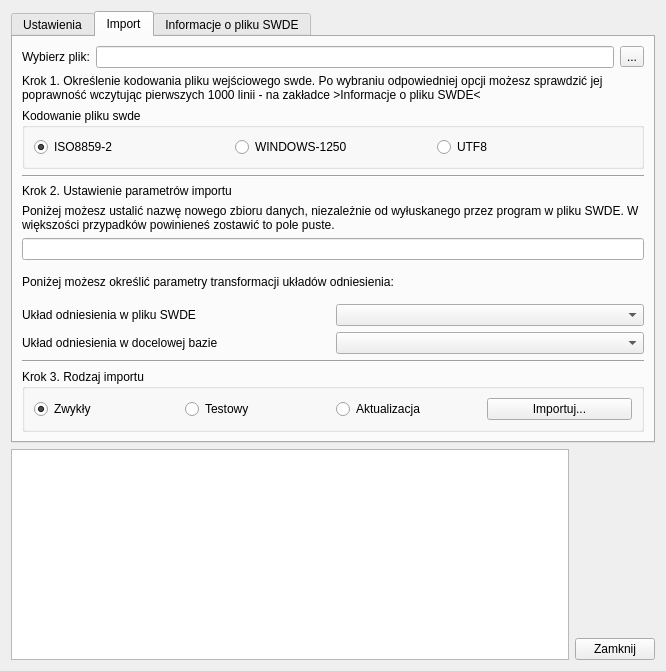
<?xml version="1.0" encoding="UTF-8"?>
<ui version="4.0">
 <class>SWDEImport2DialogBase</class>
 <widget class="QDialog" name="SWDEImport2DialogBase">
  <property name="geometry">
   <rect>
    <x>0</x>
    <y>0</y>
    <width>666</width>
    <height>671</height>
   </rect>
  </property>
  <property name="windowTitle">
   <string>SWDE Import v2</string>
  </property>
  <layout class="QVBoxLayout" name="verticalLayout_20">
   <item>
    <widget class="QTabWidget" name="tabWidget">
     <property name="currentIndex">
      <number>1</number>
     </property>
     <widget class="QWidget" name="tabSettings">
      <attribute name="icon">
       <iconset>
        <normaloff>:/plugins/swdeimport/preferences-other.png</normaloff>:/plugins/swdeimport/preferences-other.png</iconset>
      </attribute>
      <attribute name="title">
       <string>Ustawienia</string>
      </attribute>
      <layout class="QVBoxLayout" name="verticalLayout">
       <item>
        <widget class="QTabWidget" name="tabWidget_2">
         <property name="currentIndex">
          <number>0</number>
         </property>
         <widget class="QWidget" name="tabDBSettings">
          <attribute name="title">
           <string>Ustawienia</string>
          </attribute>
          <layout class="QVBoxLayout" name="verticalLayout_17">
           <item>
            <layout class="QVBoxLayout" name="verticalLayout_3">
             <item>
              <widget class="QLabel" name="label">
               <property name="text">
                <string>Uwaga - ustawienia poniższe dotyczą wszystkich wtyczek z grupy SWDE</string>
               </property>
               <property name="wordWrap">
                <bool>true</bool>
               </property>
              </widget>
             </item>
             <item>
              <layout class="QVBoxLayout" name="verticalLayout_2">
               <item>
                <layout class="QHBoxLayout" name="horizontalLayout_4">
                 <item>
                  <widget class="QLabel" name="label_2">
                   <property name="text">
                    <string>Serwer pgSQL</string>
                   </property>
                  </widget>
                 </item>
                 <item>
                  <widget class="QLineEdit" name="leditDBServer"/>
                 </item>
                </layout>
               </item>
               <item>
                <layout class="QHBoxLayout" name="horizontalLayout_5">
                 <item>
                  <widget class="QLabel" name="label_3">
                   <property name="text">
                    <string>Port</string>
                   </property>
                  </widget>
                 </item>
                 <item>
                  <widget class="QLineEdit" name="leditDBPort">
                   <property name="maximumSize">
                    <size>
                     <width>60</width>
                     <height>16777215</height>
                    </size>
                   </property>
                   <property name="text">
                    <string>5432</string>
                   </property>
                  </widget>
                 </item>
                 <item>
                  <widget class="QLabel" name="label_19">
                   <property name="text">
                    <string>Baza</string>
                   </property>
                  </widget>
                 </item>
                 <item>
                  <widget class="QLineEdit" name="leditDBBaseName"/>
                 </item>
                </layout>
               </item>
               <item>
                <layout class="QHBoxLayout" name="horizontalLayout_6">
                 <item>
                  <widget class="QLabel" name="label_4">
                   <property name="text">
                    <string>Użytkownik</string>
                   </property>
                  </widget>
                 </item>
                 <item>
                  <widget class="QLineEdit" name="leditDBUser"/>
                 </item>
                 <item>
                  <spacer name="horizontalSpacer_3">
                   <property name="orientation">
                    <enum>Qt::Horizontal</enum>
                   </property>
                   <property name="sizeHint" stdset="0">
                    <size>
                     <width>40</width>
                     <height>20</height>
                    </size>
                   </property>
                  </spacer>
                 </item>
                 <item>
                  <widget class="QLabel" name="label_5">
                   <property name="text">
                    <string>hasło</string>
                   </property>
                  </widget>
                 </item>
                 <item>
                  <widget class="QLineEdit" name="leditDBPassword">
                   <property name="echoMode">
                    <enum>QLineEdit::Password</enum>
                   </property>
                  </widget>
                 </item>
                </layout>
               </item>
              </layout>
             </item>
             <item>
              <layout class="QHBoxLayout" name="horizontalLayout_10">
               <item>
                <spacer name="horizontalSpacer_4">
                 <property name="orientation">
                  <enum>Qt::Horizontal</enum>
                 </property>
                 <property name="sizeHint" stdset="0">
                  <size>
                   <width>40</width>
                   <height>20</height>
                  </size>
                 </property>
                </spacer>
               </item>
               <item>
                <layout class="QVBoxLayout" name="verticalLayout_4">
                 <item>
                  <widget class="QPushButton" name="pbtnDBSaveSettings">
                   <property name="text">
                    <string>Zapisz ustawienia</string>
                   </property>
                  </widget>
                 </item>
                </layout>
               </item>
              </layout>
             </item>
            </layout>
           </item>
           <item>
            <layout class="QVBoxLayout" name="verticalLayout_5">
             <item>
              <widget class="QLabel" name="label_7">
               <property name="text">
                <string>Lokalizacja katalogu plików tymczasowych:</string>
               </property>
              </widget>
             </item>
             <item>
              <layout class="QHBoxLayout" name="horizontalLayout_3">
               <item>
                <widget class="QLineEdit" name="leditTmpFolder"/>
               </item>
               <item>
                <widget class="QToolButton" name="tbtnTmpFolder">
                 <property name="text">
                  <string>...</string>
                 </property>
                 <property name="icon">
                  <iconset>
                   <normaloff>:/plugins/swdeimport/document-open.png</normaloff>:/plugins/swdeimport/document-open.png</iconset>
                 </property>
                </widget>
               </item>
              </layout>
             </item>
            </layout>
           </item>
           <item>
            <layout class="QVBoxLayout" name="verticalLayout_6">
             <item>
              <widget class="QLabel" name="label_20">
               <property name="text">
                <string>Lokalizacja programu ogr2ogr (tylko windows)</string>
               </property>
              </widget>
             </item>
             <item>
              <layout class="QHBoxLayout" name="horizontalLayout_11">
               <item>
                <widget class="QLineEdit" name="leditOgr2ogrFile"/>
               </item>
               <item>
                <widget class="QToolButton" name="tbtnOgr2ogrFile">
                 <property name="text">
                  <string>...</string>
                 </property>
                 <property name="icon">
                  <iconset>
                   <normaloff>:/plugins/swdeimport/document-open.png</normaloff>:/plugins/swdeimport/document-open.png</iconset>
                 </property>
                </widget>
               </item>
              </layout>
             </item>
            </layout>
           </item>
           <item>
            <spacer name="verticalSpacer_4">
             <property name="orientation">
              <enum>Qt::Vertical</enum>
             </property>
             <property name="sizeHint" stdset="0">
              <size>
               <width>20</width>
               <height>114</height>
              </size>
             </property>
            </spacer>
           </item>
          </layout>
         </widget>
         <widget class="QWidget" name="tabImportOptions">
          <attribute name="title">
           <string>Opcje importu</string>
          </attribute>
          <layout class="QVBoxLayout" name="verticalLayout_13">
           <item>
            <layout class="QVBoxLayout" name="verticalLayout_22">
             <item>
              <layout class="QHBoxLayout" name="horizontalLayout_7">
               <item>
                <widget class="QLabel" name="label_17">
                 <property name="text">
                  <string>użyj SRID:</string>
                 </property>
                </widget>
               </item>
               <item>
                <widget class="QLineEdit" name="leditSRIDImport">
                 <property name="maximumSize">
                  <size>
                   <width>50</width>
                   <height>16777215</height>
                  </size>
                 </property>
                 <property name="text">
                  <string>2180</string>
                 </property>
                </widget>
               </item>
               <item>
                <spacer name="horizontalSpacer_2">
                 <property name="orientation">
                  <enum>Qt::Horizontal</enum>
                 </property>
                 <property name="sizeHint" stdset="0">
                  <size>
                   <width>40</width>
                   <height>20</height>
                  </size>
                 </property>
                </spacer>
               </item>
              </layout>
             </item>
             <item>
              <layout class="QVBoxLayout" name="verticalLayout_18">
               <item>
                <widget class="QLabel" name="label_13">
                 <property name="text">
                  <string>Opcje importu testowego:</string>
                 </property>
                </widget>
               </item>
               <item>
                <layout class="QHBoxLayout" name="horizontalLayout_2">
                 <item>
                  <widget class="QRadioButton" name="rdbtnTestowyJEW">
                   <property name="text">
                    <string>jednostka ewid.</string>
                   </property>
                   <property name="checked">
                    <bool>true</bool>
                   </property>
                  </widget>
                 </item>
                 <item>
                  <widget class="QRadioButton" name="rdbtnTestowyOBR">
                   <property name="text">
                    <string>obręby</string>
                   </property>
                  </widget>
                 </item>
                 <item>
                  <widget class="QRadioButton" name="rdbtnTestowyDZE">
                   <property name="text">
                    <string>działki</string>
                   </property>
                  </widget>
                 </item>
                </layout>
               </item>
              </layout>
             </item>
             <item>
              <widget class="QGroupBox" name="grbxImportTable">
               <property name="title">
                <string>Wybierz tabele do importu:</string>
               </property>
               <property name="flat">
                <bool>false</bool>
               </property>
               <property name="checkable">
                <bool>false</bool>
               </property>
               <property name="checked">
                <bool>false</bool>
               </property>
               <layout class="QGridLayout" name="gridLayout">
                <item row="1" column="1">
                 <widget class="QCheckBox" name="chckG5udw">
                  <property name="text">
                   <string>g5udw</string>
                  </property>
                  <property name="checked">
                   <bool>true</bool>
                  </property>
                 </widget>
                </item>
                <item row="3" column="3">
                 <widget class="QCheckBox" name="checkBox_20">
                  <property name="text">
                   <string>CheckBox</string>
                  </property>
                 </widget>
                </item>
                <item row="0" column="3">
                 <widget class="QCheckBox" name="chckG5lkl">
                  <property name="text">
                   <string>g5lkl</string>
                  </property>
                 </widget>
                </item>
                <item row="0" column="0">
                 <widget class="QCheckBox" name="chckG5dze">
                  <property name="text">
                   <string>g5dze</string>
                  </property>
                  <property name="checked">
                   <bool>true</bool>
                  </property>
                 </widget>
                </item>
                <item row="3" column="0">
                 <widget class="QCheckBox" name="chckG5jdr">
                  <property name="text">
                   <string>g5jdr</string>
                  </property>
                  <property name="checked">
                   <bool>true</bool>
                  </property>
                 </widget>
                </item>
                <item row="3" column="1">
                 <widget class="QCheckBox" name="chckG5ins">
                  <property name="text">
                   <string>g5ins</string>
                  </property>
                  <property name="checked">
                   <bool>true</bool>
                  </property>
                 </widget>
                </item>
                <item row="1" column="0">
                 <widget class="QCheckBox" name="chckG5obr">
                  <property name="text">
                   <string>g5obr</string>
                  </property>
                  <property name="checked">
                   <bool>true</bool>
                  </property>
                 </widget>
                </item>
                <item row="4" column="1">
                 <widget class="QCheckBox" name="chckG5mlz">
                  <property name="text">
                   <string>g5mlz</string>
                  </property>
                  <property name="checked">
                   <bool>true</bool>
                  </property>
                 </widget>
                </item>
                <item row="4" column="3">
                 <widget class="QCheckBox" name="checkBox_19">
                  <property name="text">
                   <string>CheckBox</string>
                  </property>
                 </widget>
                </item>
                <item row="2" column="2">
                 <widget class="QCheckBox" name="chckG5uzg">
                  <property name="text">
                   <string>g5uzg</string>
                  </property>
                  <property name="checked">
                   <bool>true</bool>
                  </property>
                 </widget>
                </item>
                <item row="2" column="1">
                 <widget class="QCheckBox" name="chckG5osf">
                  <property name="text">
                   <string>g5osf</string>
                  </property>
                  <property name="checked">
                   <bool>true</bool>
                  </property>
                 </widget>
                </item>
                <item row="2" column="3">
                 <widget class="QCheckBox" name="chckG5kkl">
                  <property name="text">
                   <string>g5kkl</string>
                  </property>
                  <property name="checked">
                   <bool>true</bool>
                  </property>
                 </widget>
                </item>
                <item row="0" column="1">
                 <widget class="QCheckBox" name="chckG5udz">
                  <property name="text">
                   <string>g5udz</string>
                  </property>
                  <property name="checked">
                   <bool>true</bool>
                  </property>
                 </widget>
                </item>
                <item row="1" column="2">
                 <widget class="QCheckBox" name="chckG5klu">
                  <property name="text">
                   <string>g5klu</string>
                  </property>
                  <property name="checked">
                   <bool>true</bool>
                  </property>
                 </widget>
                </item>
                <item row="1" column="3">
                 <widget class="QCheckBox" name="chckG5zmn">
                  <property name="text">
                   <string>g5zmn</string>
                  </property>
                 </widget>
                </item>
                <item row="2" column="0">
                 <widget class="QCheckBox" name="chckG5jew">
                  <property name="text">
                   <string>g5jew</string>
                  </property>
                  <property name="checked">
                   <bool>true</bool>
                  </property>
                 </widget>
                </item>
                <item row="4" column="0">
                 <widget class="QCheckBox" name="chckG5adr">
                  <property name="text">
                   <string>g5adr</string>
                  </property>
                  <property name="checked">
                   <bool>true</bool>
                  </property>
                 </widget>
                </item>
                <item row="3" column="2">
                 <widget class="QCheckBox" name="chckG5dok">
                  <property name="text">
                   <string>g5dok</string>
                  </property>
                  <property name="checked">
                   <bool>true</bool>
                  </property>
                 </widget>
                </item>
                <item row="4" column="2">
                 <widget class="QCheckBox" name="chckG5bud">
                  <property name="text">
                   <string>g5bud</string>
                  </property>
                 </widget>
                </item>
                <item row="0" column="2">
                 <widget class="QCheckBox" name="chckG5osz">
                  <property name="text">
                   <string>g5osz</string>
                  </property>
                  <property name="checked">
                   <bool>true</bool>
                  </property>
                 </widget>
                </item>
               </layout>
              </widget>
             </item>
            </layout>
           </item>
           <item>
            <spacer name="verticalSpacer_3">
             <property name="orientation">
              <enum>Qt::Vertical</enum>
             </property>
             <property name="sizeHint" stdset="0">
              <size>
               <width>20</width>
               <height>109</height>
              </size>
             </property>
            </spacer>
           </item>
          </layout>
         </widget>
        </widget>
       </item>
      </layout>
     </widget>
     <widget class="QWidget" name="tabImport">
      <attribute name="icon">
       <iconset>
        <normaloff>:/plugins/swdeimport/system-run.png</normaloff>:/plugins/swdeimport/system-run.png</iconset>
      </attribute>
      <attribute name="title">
       <string>Import</string>
      </attribute>
      <layout class="QVBoxLayout" name="verticalLayout_10">
       <item>
        <layout class="QHBoxLayout" name="horizontalLayout_20" stretch="0,1,0">
         <item>
          <widget class="QLabel" name="label_14">
           <property name="text">
            <string>Wybierz plik:</string>
           </property>
          </widget>
         </item>
         <item>
          <widget class="QLineEdit" name="leditSWDEFile"/>
         </item>
         <item>
          <widget class="QToolButton" name="tbtnWybierzSWDEFile">
           <property name="text">
            <string>...</string>
           </property>
           <property name="icon">
            <iconset>
             <normaloff>:/plugins/swdeimport/document-open.png</normaloff>:/plugins/swdeimport/document-open.png</iconset>
           </property>
          </widget>
         </item>
        </layout>
       </item>
       <item>
        <layout class="QVBoxLayout" name="verticalLayout_8">
         <item>
          <widget class="QLabel" name="label_10">
           <property name="text">
            <string>&lt;html&gt;&lt;head/&gt;&lt;body&gt;&lt;p&gt;Krok 1. Określenie kodowania pliku wejściowego swde. Po wybraniu odpowiedniej opcji możesz sprawdzić jej poprawność wczytując pierwszych 1000 linii - na zakładce &amp;gt;Informacje o pliku SWDE&amp;lt;&lt;/p&gt;&lt;/body&gt;&lt;/html&gt;</string>
           </property>
           <property name="wordWrap">
            <bool>true</bool>
           </property>
          </widget>
         </item>
         <item>
          <layout class="QHBoxLayout" name="horizontalLayout_13">
           <item>
            <widget class="QGroupBox" name="grBxKodowanieSWDE">
             <property name="title">
              <string>Kodowanie pliku swde</string>
             </property>
             <layout class="QHBoxLayout" name="horizontalLayout_14">
              <item>
               <layout class="QHBoxLayout" name="horizontalLayout_12">
                <item>
                 <widget class="QRadioButton" name="rdbtnKodowanieISO">
                  <property name="text">
                   <string>ISO8859-2</string>
                  </property>
                  <property name="checked">
                   <bool>true</bool>
                  </property>
                 </widget>
                </item>
                <item>
                 <widget class="QRadioButton" name="rdbtnKodowanieWindows">
                  <property name="text">
                   <string>WINDOWS-1250</string>
                  </property>
                 </widget>
                </item>
                <item>
                 <widget class="QRadioButton" name="rdbtnKodowanieUTF">
                  <property name="text">
                   <string>UTF8</string>
                  </property>
                 </widget>
                </item>
               </layout>
              </item>
             </layout>
            </widget>
           </item>
          </layout>
         </item>
        </layout>
       </item>
       <item>
        <widget class="Line" name="line_3">
         <property name="orientation">
          <enum>Qt::Horizontal</enum>
         </property>
        </widget>
       </item>
       <item>
        <layout class="QVBoxLayout" name="verticalLayout_9">
         <item>
          <widget class="QLabel" name="label_11">
           <property name="text">
            <string>&lt;html&gt;&lt;head/&gt;&lt;body&gt;&lt;p&gt;Krok 2. Ustawienie parametrów importu&lt;/p&gt;&lt;/body&gt;&lt;/html&gt;</string>
           </property>
          </widget>
         </item>
         <item>
          <widget class="QLabel" name="label_16">
           <property name="text">
            <string>&lt;html&gt;&lt;head/&gt;&lt;body&gt;&lt;p&gt;Poniżej możesz ustalić nazwę nowego zbioru danych, niezależnie od wyłuskanego przez program w pliku SWDE. W większości przypadków powinieneś zostawić to pole puste.&lt;/p&gt;&lt;/body&gt;&lt;/html&gt;</string>
           </property>
           <property name="wordWrap">
            <bool>true</bool>
           </property>
          </widget>
         </item>
         <item>
          <widget class="QLineEdit" name="leditIDZD"/>
         </item>
        </layout>
       </item>
       <item>
        <layout class="QHBoxLayout" name="horizontalLayout_19">
         <item>
          <widget class="QLabel" name="label_12">
           <property name="text">
            <string>&lt;html&gt;&lt;head/&gt;&lt;body&gt;&lt;p&gt;Poniżej możesz określić parametry transformacji układów odniesienia:&lt;/p&gt;&lt;/body&gt;&lt;/html&gt;</string>
           </property>
          </widget>
         </item>
        </layout>
       </item>
       <item>
        <layout class="QHBoxLayout" name="horizontalLayout_15">
         <item>
          <widget class="QLabel" name="label_8">
           <property name="text">
            <string>Układ odniesienia w pliku SWDE</string>
           </property>
          </widget>
         </item>
         <item>
          <widget class="QComboBox" name="cmbPyprojFrom"/>
         </item>
        </layout>
       </item>
       <item>
        <layout class="QHBoxLayout" name="horizontalLayout_16">
         <item>
          <widget class="QLabel" name="label_9">
           <property name="text">
            <string>Układ odniesienia w docelowej bazie </string>
           </property>
          </widget>
         </item>
         <item>
          <widget class="QComboBox" name="cmbPyprojTo"/>
         </item>
        </layout>
       </item>
       <item>
        <widget class="Line" name="line_4">
         <property name="orientation">
          <enum>Qt::Horizontal</enum>
         </property>
        </widget>
       </item>
       <item>
        <layout class="QVBoxLayout" name="verticalLayout_12">
         <item>
          <layout class="QHBoxLayout" name="horizontalLayout_18">
           <item>
            <widget class="QGroupBox" name="grbxRodzImportu">
             <property name="title">
              <string>Krok 3. Rodzaj importu</string>
             </property>
             <layout class="QVBoxLayout" name="verticalLayout_11">
              <item>
               <layout class="QHBoxLayout" name="horizontalLayout_17">
                <item>
                 <widget class="QRadioButton" name="rdbtnZwyklyImport">
                  <property name="text">
                   <string>Zwykły</string>
                  </property>
                  <property name="checked">
                   <bool>true</bool>
                  </property>
                 </widget>
                </item>
                <item>
                 <widget class="QRadioButton" name="rdbtnImportTestowy">
                  <property name="text">
                   <string>Testowy</string>
                  </property>
                 </widget>
                </item>
                <item>
                 <widget class="QRadioButton" name="rdbtnAktualizacja">
                  <property name="text">
                   <string>Aktualizacja</string>
                  </property>
                 </widget>
                </item>
                <item>
                 <widget class="QPushButton" name="pbtnImportuj">
                  <property name="text">
                   <string>Importuj...</string>
                  </property>
                 </widget>
                </item>
               </layout>
              </item>
             </layout>
            </widget>
           </item>
          </layout>
         </item>
        </layout>
       </item>
      </layout>
     </widget>
     <widget class="QWidget" name="tabSDEInfo">
      <attribute name="icon">
       <iconset>
        <normaloff>:/plugins/swdeimport/documentation.png</normaloff>:/plugins/swdeimport/documentation.png</iconset>
      </attribute>
      <attribute name="title">
       <string>Informacje o pliku SWDE</string>
      </attribute>
      <layout class="QHBoxLayout" name="horizontalLayout_23">
       <item>
        <layout class="QVBoxLayout" name="verticalLayout_15">
         <item>
          <widget class="QLabel" name="label_15">
           <property name="text">
            <string>Poniżej zostaną wyświetlone najważniejsze informacje zawarte w części nagłówkowej wybranego z sekcji &gt;Import&lt; pliku SWDE. Możesz również wyświetlić pierwszych 1000 linii pliku (przydatne przy sprawdzeniu czy zostało właściwie określone kodowanie pliku na zakładce &gt;Import&lt;).</string>
           </property>
           <property name="wordWrap">
            <bool>true</bool>
           </property>
          </widget>
         </item>
         <item>
          <layout class="QHBoxLayout" name="horizontalLayout_22" stretch="0,1,0,1,0">
           <item>
            <spacer name="horizontalSpacer_9">
             <property name="orientation">
              <enum>Qt::Horizontal</enum>
             </property>
             <property name="sizeType">
              <enum>QSizePolicy::Expanding</enum>
             </property>
             <property name="sizeHint" stdset="0">
              <size>
               <width>40</width>
               <height>20</height>
              </size>
             </property>
            </spacer>
           </item>
           <item>
            <widget class="QPushButton" name="pbtnSWDEHeaderInfo">
             <property name="text">
              <string>Tylko informacja</string>
             </property>
            </widget>
           </item>
           <item>
            <spacer name="horizontalSpacer_8">
             <property name="orientation">
              <enum>Qt::Horizontal</enum>
             </property>
             <property name="sizeType">
              <enum>QSizePolicy::Expanding</enum>
             </property>
             <property name="sizeHint" stdset="0">
              <size>
               <width>40</width>
               <height>20</height>
              </size>
             </property>
            </spacer>
           </item>
           <item>
            <widget class="QPushButton" name="pbtnSWDEHeaderFull">
             <property name="text">
              <string>Pierwsze 1000 linii</string>
             </property>
            </widget>
           </item>
           <item>
            <spacer name="horizontalSpacer_10">
             <property name="orientation">
              <enum>Qt::Horizontal</enum>
             </property>
             <property name="sizeType">
              <enum>QSizePolicy::Expanding</enum>
             </property>
             <property name="sizeHint" stdset="0">
              <size>
               <width>40</width>
               <height>20</height>
              </size>
             </property>
            </spacer>
           </item>
          </layout>
         </item>
         <item>
          <widget class="QTextBrowser" name="peditSWDEHeader">
           <property name="minimumSize">
            <size>
             <width>0</width>
             <height>260</height>
            </size>
           </property>
          </widget>
         </item>
        </layout>
       </item>
      </layout>
     </widget>
    </widget>
   </item>
   <item>
    <layout class="QHBoxLayout" name="horizontalLayout">
     <item>
      <widget class="QPlainTextEdit" name="peditOutput"/>
     </item>
     <item>
      <layout class="QVBoxLayout" name="verticalLayout_16">
       <item>
        <spacer name="verticalSpacer_2">
         <property name="orientation">
          <enum>Qt::Vertical</enum>
         </property>
         <property name="sizeHint" stdset="0">
          <size>
           <width>20</width>
           <height>40</height>
          </size>
         </property>
        </spacer>
       </item>
       <item>
        <widget class="QPushButton" name="pbtnClose">
         <property name="text">
          <string>Zamknij</string>
         </property>
         <property name="icon">
          <iconset>
           <normaloff>:/plugins/swdeimport/application-exit.png</normaloff>:/plugins/swdeimport/application-exit.png</iconset>
         </property>
        </widget>
       </item>
      </layout>
     </item>
    </layout>
   </item>
  </layout>
 </widget>
 <resources/>
 <connections>
  <connection>
   <sender>pbtnClose</sender>
   <signal>clicked()</signal>
   <receiver>SWDEImport2DialogBase</receiver>
   <slot>hide()</slot>
   <hints>
    <hint type="sourcelabel">
     <x>608</x>
     <y>613</y>
    </hint>
    <hint type="destinationlabel">
     <x>332</x>
     <y>335</y>
    </hint>
   </hints>
  </connection>
 </connections>
</ui>
